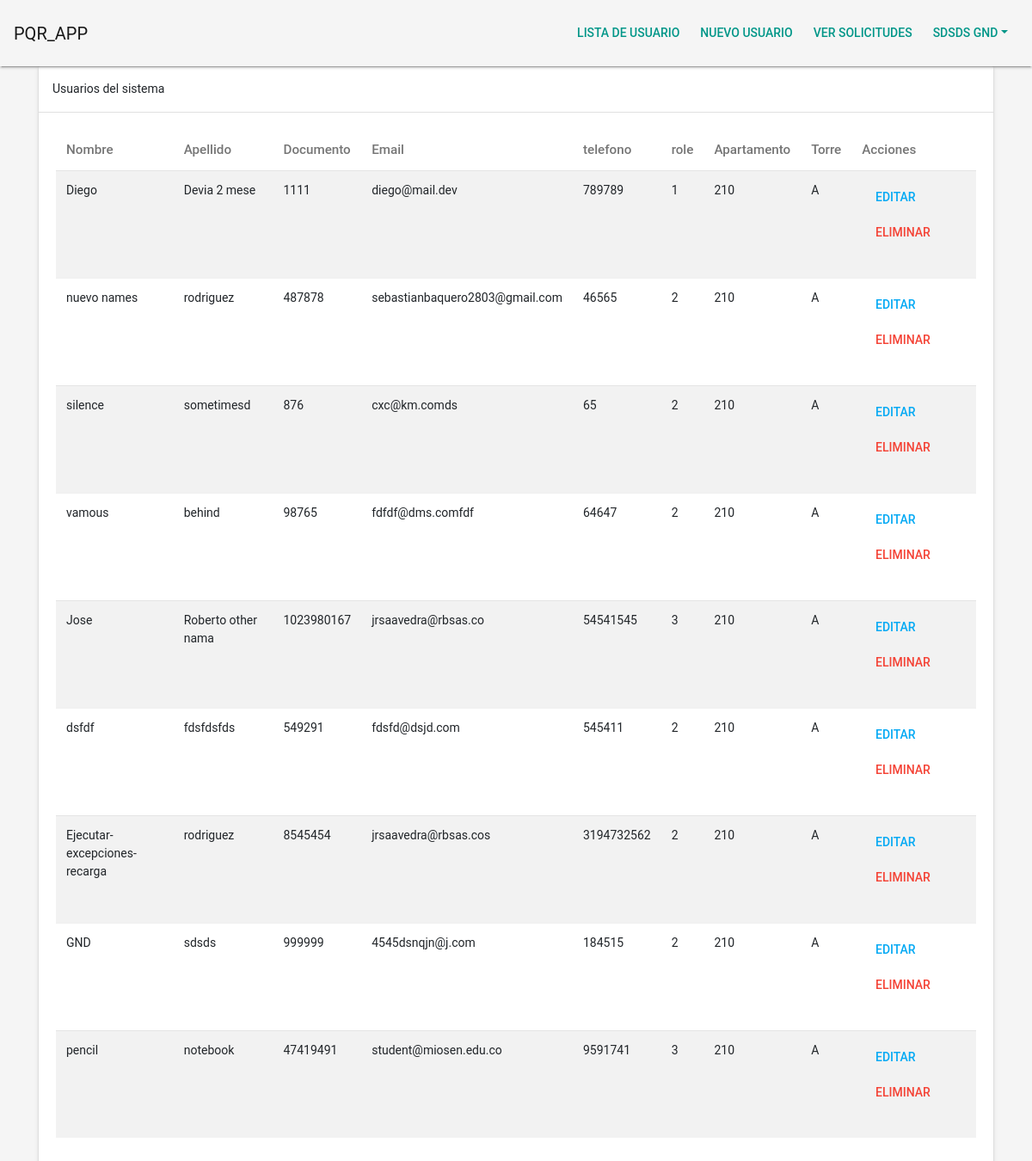
Screenshot of /?controller=gestor&action=view (signed in) with the database file from the repository.
### tables this page shows
CREATE TABLE IF NOT EXISTS `users` (
  `id` int(10) unsigned NOT NULL AUTO_INCREMENT,
  `name` varchar(30) DEFAULT NULL,
  `sur_name` varchar(30) DEFAULT NULL,
  `document` varchar(15) DEFAULT NULL,
  `password` varchar(200) DEFAULT NULL,
  `email` varchar(150) DEFAULT NULL,
  `phone` varchar(20) NOT NULL,
  `roles_id` int(10) unsigned NOT NULL,
  `apartments_id` int(10) unsigned NOT NULL DEFAULT 1,
  PRIMARY KEY (`id`),
  UNIQUE KEY `userscol_UNIQUE` (`phone`),
  KEY `fk_users_roles_idx` (`roles_id`),
  KEY `fk_users_apartments1_idx` (`apartments_id`),
  CONSTRAINT `fk_users_apartments1` FOREIGN KEY (`apartments_id`) REFERENCES `apartments` (`id`) ON DELETE NO ACTION ON UPDATE NO ACTION,
  CONSTRAINT `fk_users_roles` FOREIGN KEY (`roles_id`) REFERENCES `roles` (`id`) ON DELETE NO ACTION ON UPDATE NO ACTION
);

CREATE TABLE IF NOT EXISTS `apartments` (
  `id` int(10) unsigned NOT NULL AUTO_INCREMENT,
  `apartment` varchar(45) DEFAULT NULL,
  `towers_id` int(10) unsigned NOT NULL,
  PRIMARY KEY (`id`),
  KEY `fk_apartments_towers1_idx` (`towers_id`),
  CONSTRAINT `fk_apartments_towers1` FOREIGN KEY (`towers_id`) REFERENCES `towers` (`id`) ON DELETE NO ACTION ON UPDATE NO ACTION
);

CREATE TABLE IF NOT EXISTS `towers` (
  `id` int(10) unsigned NOT NULL AUTO_INCREMENT,
  `tower` varchar(45) DEFAULT NULL,
  PRIMARY KEY (`id`),
  UNIQUE KEY `tower_UNIQUE` (`tower`)
);

### controller/Controller_gestor.php (called while the page is built, shortened)
<?php
require_once('connection/ConnectionMySQL.php');
class Controller_gestor {
	public function view(){
		$result = new ConnectionMySQL();
		$data_user_all = $result->user_all_data();
		require_once('vistas/gestor/index.php');
	}
}

### connection/ConnectionMySQL.php (called while the page is built, shortened)
<?php
class ConnectionMySQL implements DBConfig
{
    private $conn;
    public function __construct()
    {
        try {
            $this->conn = new PDO(DBConfig::DNS, DBConfig::USER, DBConfig::PASSWORD);
        } catch (Exception $ex) {
        }
    }
     public function user_all_data(){
        $result = $this->conn->prepare("SELECT u.*, a.apartment, t.id as id_tower, t.tower FROM users as u
INNER join apartments as a on a.id = u.apartments_id
inner JOIN towers as t on t.id  = a.towers_id");
        $result->execute();
        return $result->fetchAll(PDO::FETCH_OBJ);
    }
}

### vistas/gestor/index.php (the view, shortened to what this page needs)
<?php require_once('vistas/header.php'); ?>
<?php require_once('vistas/menus/menu_gestor.php'); ?>
<div class="container">
	<div class="card">
		<div class="card-header">
			Usuarios del sistema
		</div>
		<div class="card-body">
			<div class="table-responsive">
		<table class="table table-striped">
			<thead>
			<tr>
				<th>Nombre</th>
				<th>Apellido</th>
				<th>Documento</th>
				<th>Email</th>
				<th>telefono</th>
				<th>role</th>
				<th>Apartamento</th>
				<th>Torre</th>
				<th>Acciones</th>
			</tr>
			</thead>
			<tbody>
				<?php
					foreach ($data_user_all  as $key => $value) {
						?>
						<tr>
							<td><?=  $value->name; ?></td>
							<td><?=  $value->sur_name; ?></td>
							<td><?=  $value->document; ?></td>
							<td><?=  $value->email; ?></td>
							<td><?=  $value->phone; ?></td>
							<td><?=  $value->roles_id; ?></td>
							<td><?=  $value->apartment; ?></td>
							<td><?=  $value->tower; ?></td>
							<td>
						<div class="button-contents">
									<form action="" method="post">
<button formaction="?controller=admin&action=view_edit" class="btn btn-info">Editar</button>
									<button formaction="?controller=admin&action=delete_user" class="btn btn-danger">Eliminar</button>
									</form>
								</div>
							</td>
						</tr>
						<?php
					}
				?>
		</div>
	</div>
</div>
<?php require_once('vistas/footer.php'); ?>

### vistas/menus/menu_gestor.php (shortened to what this page needs)
<nav id="nav-bar-app" class="navbar navbar-light bg-light">
  <a class="navbar-brand" href="?controller=gestor&action=view">PQR_APP</a>
  <ul class="nav nav-pills">
    <li class="nav-item">
      <a class="nav-link" href="?controller=gestor&action=view">Lista de usuario</a>
    </li>
    <li class="nav-item">
      <a class="nav-link" href="?controller=gestor&action=view_register">Nuevo Usuario</a>
    </li>
    <li class="nav-item">
      <a class="nav-link" href="?controller=gestor&action=view_solicitudes">ver Solicitudes</a>
    </li>
    <li class="nav-item dropdown">
      <a class="nav-link dropdown-toggle" data-toggle="dropdown" href="#" role="button" aria-haspopup="true" aria-expanded="false"><?= $_SESSION['usuario']->sur_name ." ". $_SESSION['usuario']->name  ?></a>
    </li>
  </ul>
</nav>

### rows the page displays
users: sur_name "SDSDS", name "GND", sur_name "sdsds", document "999999", email "4545dsnqjn@j.com", phone "184515", roles "2", apartments.apartment "210", towers.tower "A"
users: name "Diego", sur_name "Devia 2 mese", document "1111", email "diego@mail.dev", phone "789789", roles "1", apartments.apartment "210", towers.tower "A"
users: name "nuevo names", sur_name "rodriguez", document "487878", email "sebastianbaquero2803@gmail.com", phone "46565", roles "2", apartments.apartment "210", towers.tower "A"
users: name "silence", sur_name "sometimesd", document "876", email "cxc@km.comds", phone "65", roles "2", apartments.apartment "210", towers.tower "A"
users: name "vamous", sur_name "behind", document "98765", email "fdfdf@dms.comfdf", phone "64647", roles "2", apartments.apartment "210", towers.tower "A"
users: name "Jose", sur_name "Roberto other nama", document "1023980167", email "jrsaavedra@rbsas.co", phone "54541545", roles "3", apartments.apartment "210", towers.tower "A"
users: name "dsfdf", sur_name "fdsfdsfds", document "549291", email "fdsfd@dsjd.com", phone "545411", roles "2", apartments.apartment "210", towers.tower "A"
users: name "Ejecutar-excepciones-recarga", sur_name "rodriguez", document "8545454", email "jrsaavedra@rbsas.cos", phone "3194732562", roles "2", apartments.apartment "210", towers.tower "A"
users: name "pencil", sur_name "notebook", document "47419491", email "student@miosen.edu.co", phone "9591741", roles "3", apartments.apartment "210", towers.tower "A"
